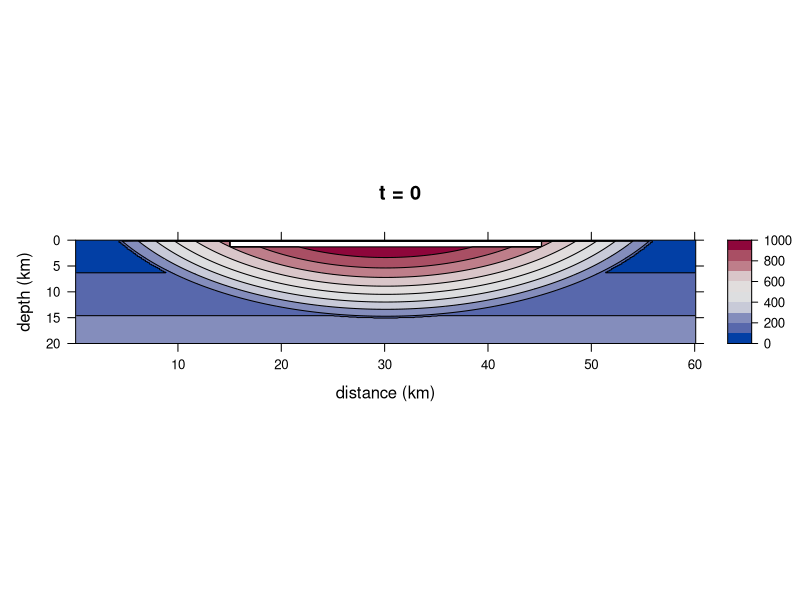

Here is the R script that generated this plot: (Note: a time limit stopped this script after it produced the figure.)
# This script creates a finite difference model of the cooling of a melt sheet
# caused by an impact.
# In this case we model the cooling of the Morokweng melt sheet.
# This code is designed to run in R.
# Updated 2020.10.30 CH

## SETUP -----------------------------------------------------------------------

# Clear all from workspace/environment.
  # rm(list = ls())

# Install and load required packages.
  # Install and load lattice for plotting results.
  if(!require(lattice)){install.packages("lattice")}
  library(lattice)
  # Install and load grDevices for plot color schemes.
  if(!require(grDevices)){install.packages("grDevices")}
  library(grDevices)


## SET MODEL DIMENSIONS --------------------------------------------------------

# Define grid size and node spacing for the model.

# Define size of model domain. 
  x.size <- 60000  # [m]
  z.size <- 20000  # [m]
# Set resolution (number of nodes).  
  x.num <- 300
  z.num <- 200 
# Define stepsize.
  dx <- x.size / (x.num - 1)  # [m] 
  dz <- z.size / (z.num - 1)  # [m]  
# Create vectors of node locations.
  x <- seq(from = 0, to = x.size, by = dx)  # [m]
  z <- seq(from = 0, to = z.size, by = dz)  # [m]


## SET MODEL PARAMETERS --------------------------------------------------------

# Define material properties and initialize arrays for the model area and for
# the melt sheet. 
# All temperatures in °C should be converted to K before running the model.

# Set and calculate constants.
# Set latent heat of fusion of diopside.
  # Suggested value: 421000 J/kg; Abramov and Kring (2007)
  L <- 421000  # [J/kg] 
# Set liquidus temperature.
  # Suggested value: 1195°C from MELTS modeling.
  T.liquidus.C <- 1195  # [°C]
  T.liquidus <- T.liquidus.C + 273.15  # [K]
# Set solidus temperature.
  # Suggested value: 796°C from MELTS modeling.
  T.solidus.C <- 796  # [°C]
  T.solidus <- T.solidus.C + 273.15  # [K]
# Set Zr saturation temperature from MELTS modeling.
  T.Zrsat.C <- 880  # [°C]
# Set heat capacity with no latent heat.
  # Suggested value: 1000 J/(kg/K), heat capacity of basement, melt, breccia; 
  # Abramov and Kring (2007)
  Cp.nolatent <- 1000  # [J/(kg*K)]
# Set initial heat capacity.
  Cp.initial <- matrix(data = Cp.nolatent, nrow = x.num, 
                       ncol = z.num)  # [J/(kg*K)]
# Calculate heat capacity accounting for latent heat of fusion.
  # Suggested value: 3339 J/(kg*K); Abramov and Kring (2007)
  Cp.prime <- Cp.initial + (L / (T.liquidus - T.solidus))  # [J/(kg*K)]
# Initialize matrix for initial model setup below.
  Cp.0 <- Cp.initial  
# Set thermal conductivity.
  # Suggested value: 2.5 W/(m*K), thermal conductivity of basement, melt, 
  # breccia; Abramov and Kring (2007)
  k <- matrix(data = 2.5, nrow = x.num, ncol = z.num)  #[W/(m*K)]
# Set heat productiion.
  # Suggested value: 2.2e-6 is average A value from Jones (1988), table 6
  A <- matrix(data = 2.2e-6, nrow = x.num, ncol = z.num)  # [W/(m^3)]
# Set density.
  # Suggested value: 2700 kg/(m^3), density of basement, melt, breccia; 
  # Abramov and Kring (2007)
  rho <- matrix(data = 2700, nrow = x.num, ncol = z.num)  # [kg/(m^3)]
# Calculate thermal diffusivity.
  Kappa <- k / (rho * Cp.nolatent)   # [(m^2)/s]
  Kappa.min <- min(Kappa)  # [(m^2)/s] 
# Set tectonic uplift rate.
  # We assumed no tectonic uplift. 
  U <- matrix(data = 0, nrow = x.num, ncol = z.num)  # [m/s]
# Set geothermal gradient.
  # Suggested value: 12 K/km, low end of gradient from Jones (1992) 
  a.Kkm <- 12  # [K/km]
  a <- a.Kkm / 1000  # [K/m]

# Define time step.
  dt.max.x <- (dx ^ 2) / (6 * Kappa.min)  # [s] 
  dt.max.z <- (dz ^ 2) / (6 * Kappa.min)  # [s] 
  dt.min <- min(dt.max.x, dt.max.z)
  dt.yr <- dt.min * 3.17098e-8 # [yr]
  dt <- dt.min
# Choose our own dt (has to be bigger than dt.min).
  dt.choice.yr <- 100  # [yr] 
  dt <- dt.choice.yr / 3.17098e-8  # [s]

# Set material properties of the melt sheet.
# Set the temperature of melt sheet.
  # Suggested value: 2370°C; Timms et al. (2017)  
  # Another option: 1700°C; Abramov and Kring (2007)
  T.meltsheet.C <- 2370  # [°C]
  T.meltsheet <- T.meltsheet.C + 273.15  # [K]
# Set dimensions of melt sheet.
  meltsheetdiameter <- 30000  # [m]
  meltsheetvolume <- 800  # [km^3]
# Calculate melt sheet thickness.
  meltsheetvolume.m3 <- meltsheetvolume * (1000 ^ 3)
  meltsheetthickness <- meltsheetvolume.m3 / 
    (((meltsheetdiameter / 2) ^ 2) * pi)  # [m]
# Find the position of the melt sheet in the modeling domain,
  # If the melt sheet is centered in the x direction in the model, find the 
  # position in meters along the x axis of the left (start) and right (end) 
  # sides of the meltsheet.
  xstart.melt <- mean(x) - (meltsheetdiameter / 2)  # [m]
  xend.melt <- mean(x) + (meltsheetdiameter / 2)  # [m]
  # Find the index in the vector that corresponds to the positions above.
  xstart.melt.index <- which(abs(x - xstart.melt) == min(abs(x - xstart.melt)))
  xend.melt.index <- which(abs(x - xend.melt) == min(abs(x - xend.melt)))
  # Find the z positions of the melt sheet. Make the melt sheet start on the 
  # second row of the matrix, below the air layer.
  zstart.melt.index <- 2 
  # If the melt sheet is meltsheetthickness and starts at the second row of the
  # model, find the index that corresponds to the bottom of the melt sheet.
  zend.melt <- z[2] + meltsheetthickness
  zend.melt.index <- round(zend.melt / dz, digits = 0)
  # Rename zend.melt for clarity later on.
  base.MS <- zend.melt / 1000  # [km]
# Input the sample height above base of melt sheet.
  M3.1 <- 0.7532
  M3.2 <- 0.4696
  M3.3 <- 0.2596
  M3.4 <- 0.1701
  M3.6 <- 0.1050
  
# Set a value for the air (surface) temperature.
  T.surface.C <- 25  # [°C]
  T.surface <- T.surface.C + 273.15  # [K]
  
# # Save table of parameters as a .csv file. Uncomment if needed.
# # Create and populate a data frame of model parameters (MP).
#   MP <- as.data.frame(matrix(data = NA, nrow = 1, ncol = 3))
#   colnames(MP) <- c("Variable", "Units", "Value")
#   # Model domain and resolution.
#   MP[1, ]  <- c("Model domain and resolution", "", "")
#   MP[2, ]  <- c("Modeled domain, distance", "km", x.size / 1000)
#   MP[3, ]  <- c("Model step size, distance", "m", round(dx, digits = 1))
#   MP[4, ]  <- c("Modeled domain, depth", "km", z.size / 1000)
#   MP[5, ]  <- c("Model step size, depth", "m", round(dz, digits = 1))
#   MP[6, ]  <- c("Model time step", "years", round(dt.choice.yr, digits = 1))
#   # Melt sheet size.
#   MP[7, ]  <- c("Melt sheet dimensions", "", "")
#   MP[8, ]  <- c("Melt sheet diameter", "km", meltsheetdiameter / 1000)
#   MP[9, ]  <- c("Melt sheet volume", "km^3", meltsheetvolume)
#   MP[10, ] <- c("Melt sheet thickness", "km", round(meltsheetthickness / 1000, digits = 2))
#   # Melt sheet and basement rock properties.
#   MP[11, ] <- c("Physical properties of basement and melt sheet", "", "")
#   MP[12, ] <- c("Geothermal gradient", "°C/km", a.Kkm)
#   MP[13, ] <- c("Latent heat of fusion of diopside", "J/kg", L)
#   MP[14, ] <- c("Heat capacity, no latent heat effects", "J/(kg*K)", Cp.nolatent)
#   MP[15, ] <- c("Heat capacity, accounting for latent heat of fusion", "J/(kg*K)", round(Cp.prime[1, 1], digits = 1))
#   MP[16, ] <- c("Thermal conductivity", "W/(m*K)", k[1, 1])
#   MP[17, ] <- c("Heat production, basement and melt sheet", "W/(m^3)", A[1, 1])
#   MP[18, ] <- c("Density, basement and melt sheet", "kg/(m^3)", rho[1,1])
#   MP[19, ] <- c("Thermal diffusivity, basement and melt", "(m^2)/s", round(Kappa[1, 1], digits = 7))
#   MP[20, ] <- c("Tectonic uplift", "m/s", U[1, 1])
#   # Temperatures.
#   MP[21, ] <- c("Temperatures", "", "")
#   MP[22, ] <- c("Temperature, melt sheet at time = 0", "°C", T.meltsheet.C)
#   MP[23, ] <- c("Temperature, surface", "°C", T.surface.C)
#   MP[24, ] <- c("Temperature, liquidus", "°C", T.liquidus.C)
#   MP[25, ] <- c("Temperature, solidus", "°C", T.solidus.C)
#   MP[26, ] <- c("Temperature, Zr saturation", "°C", T.Zrsat.C)
# # Write table to csv. Change path for your working directory.
#   write.csv(MP, file = "Morokweng Results/ModelParameters_2020.05.28.csv")
  

## INITIAL T DISTRIBUTION ------------------------------------------------------

# Set up an initial condition of an instantaneously emplaced melt sheet at an 
# elevated temperature and a central uplift region.

# Initialize a matrix for initial temperature conditions.
  T.0 <- matrix(data = 0, nrow = x.num, ncol = z.num)  # [K]
# Assign the first row of the initial matrix to be the air temperature.
  T.0[ , 1] <- T.surface  # [K] 
# Make a geotherm for the initialization matrix.
  for (i in 2:z.num) {
    T.0[ , i] <- T.0[1, 1] + a * z[i]
  }
  
# Elevate the temperature at central uplift.
  # Elevate the temperature at the central uplift by creating an ellipse with a
  # temperature gradient that is centered above the model domain (in the sky).
  # Here we used a large circle with a diameter two times larger than the melt 
  # sheet diameter, centered above the melt sheet. We scaled the temperature by 
  # position from center of ellipse and replaced these temperatures on relevant
  # nodes of the T.0 initialization matrix.
  for (i in 1:x.num) {
    for (j in 1:z.num) {
      # Calculate the value at the node to determine if it inside or outside the 
      # ellipse.
      node.value <- (((x[[i]] - mean(x))^2) / ((meltsheetdiameter)^2)) + 
        (((z[[j]] - (-meltsheetdiameter / 2))^2) / ((meltsheetdiameter) ^ 2))
      # Assign a value to the uplift matrix that depends on whether the node is
      # inside out outside the uplift ellipse.
      if (node.value <= 1) {
        # Inside the ellipse, scale the temperature position to decrease from 
        # center of ellipse. 
        T.0[i, j] <- 1600 + -node.value * 1150
      } else {
        # Outside the ellipse, keep the geotherm the same temperature.
        T.0[i, j] <- T.0[i, j] 
      }
    }
  }
# Check to see how the uplift geometry and scaling looks (uncomment next line).
  # levelplot(T.0 - 273.15, col.regions = rev(hcl.colors(n = 25, palette = 'Spectral')))

# Emplace the melt sheet on the initial conditions matrix. 
  # Set material properties of the melt sheet.
  for (i in xstart.melt.index:xend.melt.index) {
    for (j in zstart.melt.index:zend.melt.index) {
      T.0[i, j] <- T.meltsheet
      # k[i, j]     <- 3.0    # thermal conductivity, [W/(m*K)]
      # A[i, j]     <- 1e-6   # heat production, [W/(m^3)]
      # rho[i, j]   <- 3300   # density, [kg/(m^3)]
      if (T.0[i, j] < T.liquidus & T.0[i, j] > T.solidus) {
        Cp.0[i, j] <- Cp.initial[i, j]   # heat capacity, [J/(kg*K)]
      } else {
        Cp.0[i, j] <- Cp.prime[i, j]  
      }
      # Kappa[i, j] <- k[i, j] / (rho[i, j] * Cp[i, j])  # [(m^2)/s]
    }
  }
# Reapply air layer to top row of the model to cover the overwriting by the code
# that inserts the central uplift region.
  T.0[, 1] <- T.surface  # [K]

# Plot initial conditions to verify that the model is set up correctly.
levelplot(T.0 - 273.15,
  # Change x and y axis scales and labeling.
  scales = list(x = list(labels = seq(from = 0, to = (x.size / 1000), by = 10)),
              y = list(labels = seq(from = 0, to = (z.size / 1000), by = 5))),
  # Flip y axis so depth increases down.
  ylim = c(200, 0),
  # Add plot labels and title.
  xlab = "distance (km)", 
  ylab = "depth (km)", 
  main = "t = 0",
  # Set the aspect ratio of plot.
  aspect = (z.size / 2) / x.size,
  # Set the color scheme.
  col.regions = hcl.colors(n = 12.5, palette = "Blue-Red"),
  # Turn on contour lines.
  contour = T,
  # Set colorbar limits and density of contour interval on plot.
  # Uncomment the next line to color all temperatures.
  # at = c(seq(0, 2400, length.out = 12.5)))
  # Or, using the next line: color a restricted range of temperatures to better 
  # see the gradient of the central uplift region.
  at = c(seq(0, 1000, length.out = 11)))


## CREATE FUNCTION OF THERMAL MODEL --------------------------------------------

# Make a function to solve the finite difference equation for n time steps.
  RunModel <- function(n.timesteps) {
    # Initialize a list as a container for model returns at different times.
    T.n <- list()
    # Place T.0 in the first position of the T.n list.
    T.n[[1]] <- T.0
    # Initialize a list as a container for model returns at different times.
    Cp <- list()
    # Place T.0 in the first position of the T.n list.
    Cp[[1]] <- Cp.0
    for (t in 1:n.timesteps) {
      # Initialize T.n[[t + 1]]
      T.n[[t + 1]] <- matrix(data = NA, nrow = x.num, ncol = z.num)
      # Initialize Cp[[t + 1]]
      Cp[[t + 1]] <- matrix(data = NA, nrow = x.num, ncol = z.num)
      # Calculate T for interior of T.n[[t + 1]] matrix.
      for (i in 2:(x.num - 1)) {
        for (j in 2:(z.num - 1)) {
          # Set constant T border.
          T.n[[t + 1]][, 1] <- T.n[[1]][1, 1]  # top
          T.n[[t + 1]][, z.num] <- T.n[[1]][x.num, z.num]  # bottom
          T.n[[t + 1]][x.num, ] <- T.n[[t]][x.num, ]  # right
          T.n[[t + 1]][1, ] <- T.n[[1]][1, ]  # left
          # Calculate T in the interior of the model
          T.n[[t + 1]][i, j] <- T.n[[t]][i, j] +
            # conduction term
            ((Kappa[i, j] * dt) * (((T.n[[t]][(i + 1), j] - (2 * T.n[[t]][i, j]) + T.n[[t]][(i - 1), j]) / (dx ^ 2)) + ((T.n[[t]][i, (j + 1)] - (2 * T.n[[t]][i, j]) + T.n[[t]][i, (j - 1)]) / (dz ^ 2) ))) +
            # heat production term
            ((A[i, j] * dt) / (rho[i, j] * Cp[[t]][i, j])) +
            # advection/uplift term
            (U[i, j] * dt * ((T.n[[t]][i, (j + 1)] - T.n[[t]][i, j]) / dz))
        }
      }
      # Calculate Cp based on the most recent run of the model to be used in the
      # next iteration of the model.
      # Set constant Cp border.
      Cp[[t + 1]][1, ] <- Cp.initial[1, ]  # left
      Cp[[t + 1]][x.num, ] <- Cp.initial[x.num, ]  # right
      Cp[[t + 1]][, 1] <- Cp.initial[, 1]  # top
      Cp[[t + 1]][, z.num] <- Cp.initial[, z.num]  # bottom
      # Calculate Cp for interior of the model.
      for (i in 2:(x.num - 1)) {
        for (j in 2:(z.num - 1)) {
          Cp[[t + 1]][i, j] <- ifelse(T.n[[t + 1]][i, j] < T.liquidus && T.n[[t + 1]][i, j] > T.solidus, Cp.prime[i, j], Cp.initial[i, j])
        }
      }
    }
    objects.to.return <- list("T.n" = T.n, "Cp" = Cp)
    return(objects.to.return)
  }


## RUN MODEL -------------------------------------------------------------------

# Solve the finite difference equation for n time steps.
  # Set number of time steps. 
  n <- 800 
  # Run model for n timesteps.
  model.results <- RunModel(n)  
  # Save the model results of temperature to R environment.
  T.n <- model.results$T.n  # [K]

# Save model results to computer. Change path for your working directory.
  # saveRDS(T.n, file = "Morokweng Results/MeltSheet Results_2020.06.23/T.n_1700.RData")
# Load in previous model run results. Change path for your working directory.
  # T.n <- readRDS("Morokweng Results/MeltSheet Results_2020.06.23/T.n_1700.RData")
  
  
## PLOT 2D MODEL RESULTS -------------------------------------------------------

# Make plotting function to plot model results in °C using the lattice package.
  levelplotCH <- function(IterationNumber,
                          x.axis.in.m = x,
                          z.axis.in.m = z,
                          dtyr = dt.yr,
                          xnum = x.num,
                          znum = z.num,
                          xval = x.size,
                          zval = z.size) {
  # Specify dataset by the model iteration number.
  InputMatrix <- T.n[[IterationNumber]]
  # Make plot.                                                
  OutputPlot <- levelplot(InputMatrix - 273.15,
    # Change x and y axis scales and labeling.
    scales = list(x = list(labels = seq(from = 0, to = (xval / 1000), by = 10)),
                  y = list(labels = seq(from = 0, to = (zval / 1000), by = 2))),
    # Flip y axis so depth increases down.
    # Cut off the bottom part of the model because of edge effects.
    ylim = c(100, 0),
    # Add plot labels and title.
    xlab = "distance (km)", # x axis label
    ylab = "depth (km)", # y axis label
    main = paste("t =", (round(((IterationNumber - 1) * dt.choice.yr),
                 digits = 0)) / 1000, "ka", sep = " "),
    # Set the aspect ratio of plot.
    aspect = (zval / 2) / xval,
    # Set the color scheme.
    col.regions = hcl.colors(n = 12.5, palette = "Blue-Red"),
    # Comment out the line above and uncomment the lind below to plot in 
    # grayscale.
    # col.regions = rev(hcl.colors(n = 25, palette = 'Grays')),  
    contour = T,  # Add contour lines.
    # Set colorbar limits and density of contour interval on plot.
    at = c(seq(0, 2400, length.out = 12.5))) 
  return(OutputPlot)
  }

# Make plotting function to plot model results in °C zoomed in on the top four 
# kilometers of the model. See function above for code comments.
  levelplotCHzoom <- function(IterationNumber,
                              x.axis.in.m = x,
                              z.axis.in.m = z,
                              dtyr = dt.yr,
                              xnum = x.num,
                              znum = z.num,
                              xval = x.size,
                              zval = z.size) {
    InputMatrix <- T.n[[IterationNumber]]          
    OutputPlot <- levelplot(InputMatrix - 273.15,
      scales = list(x = list(labels = seq(from = 0, to = (xval / 1000), 
                                          by = 10)),
                    y = list(labels = seq(from = 0, to = (zval / 1000), 
                                          by = 1))),
      ylim = c(40, 0),
      xlab = "distance (km)",
      ylab = "depth (km)",
      main = paste("t =", (round(((IterationNumber - 1) * dt.choice.yr), 
                   digits = 0)) / 1000, "ka", sep = " "),
      aspect = (zval / 2) / xval,
      col.regions = hcl.colors(n = 12.5, palette = "Blue-Red"),
      contour = T,
      at = c(seq(0, 2400, length.out = 12.5)))
    return(OutputPlot)
  }

# Make plotting function to plot model results in °C zoomed in on the top four 
# kilometers of the model with only contour lines, no color. 
# See function above for code comments.
  levelplotCHzoom.nocolor <- function(IterationNumber,
                                      x.axis.in.m = x,
                                      z.axis.in.m = z,
                                      dtyr = dt.yr,
                                      xnum = x.num,
                                      znum = z.num,
                                      xval = x.size,
                                      zval = z.size) {
    InputMatrix <- T.n[[IterationNumber]]                               
    OutputPlot <- levelplot(InputMatrix - 273.15,
      scales = list(x = list(labels = seq(from = 0, to = (xval / 1000), 
                                          by = 10)),
                    y = list(labels = seq(from = 0, to = (zval / 1000), 
                                         by = 1))),
      ylim = c(40, 0),
      xlab = "distance (km)", 
      ylab = "depth (km)",
      main = paste("t =", (round(((IterationNumber - 1) * dt.choice.yr), 
                  digits = 0)) / 1000, "ka", sep = " "),
      aspect = (zval / 2) / xval,
      region = FALSE,
      # col.regions = hcl.colors(n = 12.5, palette = "Blue-Red"),
      contour = T, 
      at = c(seq(0, 2400, length.out = 12.5))) 
    return(OutputPlot)
  }

# Check to see that the model ran correctly and that the plotting functions
# work (uncomment the next lines).
  # levelplotCH(1)
  # levelplotCH(51)
  # levelplotCH(801)
  # levelplotCHzoom(1)
  # levelplotCHzoom(51)
  # levelplotCHzoom(801)
  # levelplotCHzoom.nocolor(1)
  # levelplotCHzoom.nocolor(51)
  # levelplotCHzoom.nocolor(801)

# Output plots as a PDF.
  # pdf("Morokweng Results/MeltSheet Results_2020.06.03/MeltSheet_Morokweng_2D results_2020.06.03.pdf",
  # width = 8.5, height = 11)
  # keyplots <- c(1, 51, 101, 151, 201, 251, 301, 401, 501)
  # levelplotCH(1)
  # for (n in 1:length(keyplots)) {
  #   print(levelplotCHzoom(keyplots[[n]]))
  # }
  # for (n in 1:length(keyplots)) {
  #   print(levelplotCHzoom.nocolor(keyplots[[n]]))
  # }
  # dev.off()


## EXTRACT AND PLOT 1D PROFILE RESULTS FOR M3 ----------------------------------

# Extract 1D results at the location of the M3 borehole.

# Iterate through T.n list, extract temperature values through 70.3% away from 
# the center of  the melt sheet (location of borehole M3), save in list T.1D.  
  # Initialize list to hold center values from T.n matricies.
  T.1D <- list()
  # Find the node location of M3.
  M3 <- round((mean(x) - ((meltsheetdiameter / 2) * 0.703)) / dx, digits = 0)
  # Iterate through all matrices in list T.n to extract temperature values at M3.
  for (i in 1:length(T.n)) {
    T.1D[[i]] <- T.n[[i]][(M3), ]
  }
# Extract key results to plot.
  # Initialize list to hold key results.
  T.1D.lim <- list()
  # Set key results.
  keyresults <- c(1, 51, 101, 151, 201, 251, 301, 401, 501, 601, 701, 801)
  # Iterate through keyresults and save a list of those temperature profiles.
  for (n in 1:length(keyresults)) {
    T.1D.lim[[n]] <- T.1D[[keyresults[[n]]]]
  }

# Plot 1D profile through M3 borehole. 
  plot.new()  
  plot(range(0, 2500), range(0, 4),
       type = "n",
       xlab = "temperature (°C)",
       ylab = "depth (km)",
       ylim = c(4, 0),
       yaxs = "i",
       xlim = c(0, 2500),
       xaxs = "i")
  # Set number of colors based on number of model results being plotted.
  colors <- (hcl.colors(n = length(T.1D.lim), palette = "Spectral"))
  # Add lines.
  for (i in 1:length(T.1D.lim)) {
    tempprofile <- T.1D.lim[[i]] - 273.15
    lines(tempprofile, z / 1000, lwd = 1.75,  col = colors[i])
  }
  # Add title.
  title("1D profile of borehole M3", cex.main = 0.8)
  # Add vertical lines for liquidus and solidus.
  lines(c(T.liquidus.C, T.liquidus.C), c(0, 4), lwd = 2, col = "gray")
  lines(c(T.solidus.C, T.solidus.C), c(0, 4), lwd = 2, col = "gray")
  text(x = T.liquidus.C + 30, y = 3.5, labels = "liquidus", srt = 270)
  text(x = T.solidus.C + 30, y = 3.5, labels = "solidus", srt = 270)
  # Add horizontal lines for sample horizons.
  lines(c(0, 2500), c(base.MS - M3.1, base.MS - M3.1))  # M3-1
  lines(c(0, 2500), c(base.MS - M3.2, base.MS - M3.2))  # M3-2
  lines(c(0, 2500), c(base.MS - M3.3, base.MS - M3.3))  # M3-3
  lines(c(0, 2500), c(base.MS - M3.4, base.MS - M3.4))  # M3-4
  lines(c(0, 2500), c(base.MS - M3.6, base.MS - M3.6))  # M3-6
  lines(c(0, 2500), c(base.MS, base.MS), col = "blue")  # base of melt sheet
  # Add a legend. 
  legend("bottomright", 
         paste(round(((keyresults - 1) * dt.choice.yr), digits = 0) / 1000), 
         cex = 0.8, col = colors, lty = "solid", lwd = 1.75,
         title = "time elapsed (ka)")

# Zoom in on samples to see when each sample passes through the solidus.
  # Extract limited results to plot.
  T.1D.lim2 <- list()
  lim2.iterations <- c(109, 111, 113,  # M3-1
                       179, 181, 183,  # M3-2
                       228, 230, 232,  # M3-3
                       248, 250, 252,  # M3-4
                       264, 265, 266)  # M3-6
  for (n in 1:length(lim2.iterations)){
    T.1D.lim2[[n]] <- T.1D[[lim2.iterations[[n]]]]
  }
  # Make plot.
  plot.new()  
  plot(range(780, 820), range(0.4, 1.2),
       type = "n",
       xlab = "Temperature (°C)",
       ylab = "Depth (km)",
       ylim = c(1.2, 0.4),
       yaxs = "i",
       xlim = c(780, 820),
       xaxs = "i")
  colors <- (hcl.colors(n = length(T.1D.lim2), palette = "Spectral"))
  for (i in 1:length(T.1D.lim2)) {
    tempprofile <- T.1D.lim2[[i]] - 273.15
    lines(tempprofile, z / 1000, type = "l", lwd = 1.75, col = colors[i],
          lty = "solid")
  }
  title("1D profile of borehole M3", cex.main = 0.8)
  lines(c(T.solidus.C, T.solidus.C), c(0, 1.5), lwd = 2, col = "gray")
  text(x = T.solidus.C + 1, y = 0.6, labels = "solidus", srt = 270)  
  lines(c(0, 2500), c(base.MS - M3.1, base.MS - M3.1))  # M3-1
  lines(c(0, 2500), c(base.MS - M3.2, base.MS - M3.2))  # M3-2
  lines(c(0, 2500), c(base.MS - M3.3, base.MS - M3.3))  # M3-3
  lines(c(0, 2500), c(base.MS - M3.4, base.MS - M3.4))  # M3-4
  lines(c(0, 2500), c(base.MS - M3.6, base.MS - M3.6))  # M3-6
  legend("bottomright", paste((lim2.iterations - 1) / 10), cex = 0.8, 
         col = colors, lty = "solid", lwd = 1.75, title = "time elapsed (ka)")
  
# Zoom in on samples to see when each sample passes through the Zr saturation T.
  # Extract limited results to plot.
  T.1D.lim3 <- list()
  lim3.iterations <- c(96, 97, 98,  # M3-1
                       155, 156, 157, 158,  # M3-2
                       195, 196, 197,  # M3-3
                       211, 212, 213,  # M3-4
                       222, 223, 224, 225)  # M3-6
  for (n in 1:length(lim3.iterations)){
    T.1D.lim3[[n]] <- T.1D[[lim3.iterations[[n]]]]
  }
  # Make plot.
  plot.new()  
  plot(range(860, 900), range(0.4, 1.2),
       type = "n",
       xlab = "Temperature (°C)",
       ylab = "Depth (km)",
       ylim = c(1.2, 0.4),
       yaxs = "i",
       xlim = c(860, 900),
       xaxs = "i")
  colors <- (hcl.colors(n = length(T.1D.lim3), palette = "Spectral"))
  for (i in 1:length(T.1D.lim3)) {
    tempprofile <- T.1D.lim3[[i]] - 273.15
    lines(tempprofile, z / 1000, type = "l", lwd = 1.75, col = colors[i],
          lty = "solid")
  }
  title("1D profile of borehole M3", cex.main = 0.8)
  lines(c(T.Zrsat.C, T.Zrsat.C), c(0, 1.5), lwd = 2, col = "gray")
  text(x = T.Zrsat.C + 1, y = 0.6, labels = "Zr saturation", srt = 270)  
  lines(c(0, 2500), c(base.MS - M3.1, base.MS - M3.1))  # M3-1
  lines(c(0, 2500), c(base.MS - M3.2, base.MS - M3.2))  # M3-2
  lines(c(0, 2500), c(base.MS - M3.3, base.MS - M3.3))  # M3-3
  lines(c(0, 2500), c(base.MS - M3.4, base.MS - M3.4))  # M3-4
  lines(c(0, 2500), c(base.MS - M3.6, base.MS - M3.6))  # M3-6
  legend("bottomright", paste((lim3.iterations - 1) / 10), cex = 0.8, 
         col = colors, lty = "solid", lwd = 1.75, title = "time elapsed (ka)")  
  

# Save results from looking at plots.
  relative.ages <- data.frame(sample = c("M3-1", "M3-2", "M3-3", "M3-4", 
    "M3-6"),
    solidus.ka = c(11, 18, 22.9, 24.9, 26.4),
    Zrsat.ka = c(9.6, 15.5, 19.5, 21.1, 22.2),
    UPb.age = c(146.056, 146.060, 146.053, 146.065, 146.018),
    UPb.uncertainty = c(0.018, 0.017, 0.015, 0.014, 0.017),
    strat.pos = c((base.MS - M3.1), (base.MS - M3.2), (base.MS - M3.3),
    (base.MS - M3.4), (base.MS - M3.6)))


## EXTRACT AND PLOT 1D PROFILE RESULTS FOR CENTER OF MELT SHEET ----------------
  
# Extract 1D results through center of 2D model results.
 
# Iterate through T.n list, extract temperature values through center of melt 
# sheet, save in list T.1D.center.
  # Initialize list to hold center values from T.n matricies.
  T.1D.center <- list()
  # Iterate through all matrices in list T.n to extract temperature values at 
  # the center of the melt sheet.
  for (i in 1:length(T.n)) {
    T.1D.center[[i]] <- T.n[[i]][(x.num / 2), ]
  }
# Extract key results to plot.
  # Initialize list to hold key results.
  T.1D.center.lim <- list()
  # Set key results.
  keyresults.center <- c(1, 51, 101, 151, 201, 251, 301, 401, 501, 601, 701, 801)
  # Iterate through keyresults and save a list of those temperature profiles.
  for (n in 1:length(keyresults.center)) {
    T.1D.center.lim[[n]] <- T.1D.center[[keyresults.center[[n]]]]
  }
  
# Plot 1D profile through the center of the melt sheet. 
  plot.new()  
  plot(range(0, 2500), range(0, 4),
       type = "n",
       xlab = "temperature (°C)",
       ylab = "depth (km)",
       ylim = c(4, 0),
       yaxs = "i",
       xlim = c(0, 2500),
       xaxs = "i")
  colors <- (hcl.colors(n = length(T.1D.center.lim), palette = "Spectral"))
  for (i in 1:length(T.1D.center.lim)) {
    tempprofile <- T.1D.center.lim[[i]] - 273.15
    lines(tempprofile, z / 1000, lwd = 1.75,  col = colors[i])
  }
  title("1D profile of center of melt sheet", cex.main = 0.8)
  lines(c(T.liquidus.C, T.liquidus.C), c(0, 4), lwd = 2, col = "gray")
  lines(c(T.solidus.C, T.solidus.C), c(0, 4), lwd = 2, col = "gray")
  text(x = T.liquidus.C + 30, y = 3.5, labels = "liquidus", srt = 270)
  text(x = T.solidus.C + 30, y = 3.5, labels = "solidus", srt = 270)
  lines(c(0, 2500), c(base.MS - 0.7566, base.MS - 0.7566))  # M3-1
  lines(c(0, 2500), c(base.MS - 0.4711, base.MS - 0.4711))  # M3-2
  lines(c(0, 2500), c(base.MS - 0.2599, base.MS - 0.2599))  # M3-3
  lines(c(0, 2500), c(base.MS - 0.1716, base.MS - 0.1716))  # M3-4
  lines(c(0, 2500), c(base.MS - 0.1081, base.MS - 0.1081))  # M3-6
  lines(c(0, 2500), c(base.MS, base.MS), col = "blue")  # base of melt sheet
  lines(c(0, 2500), 
        c(2 * meltsheetthickness / 1000, 2 * meltsheetthickness / 1000), 
        col = "red")  # cutoff for melt availability for the melt sheet system
  legend("bottomright", 
         paste(round(((keyresults.center - 1) * dt.choice.yr), digits = 0) / 1000), 
         cex = 0.8, col = colors, lty = "solid", lwd = 1.75,
         title = "time elapsed (ka)")
  
# Find when 2 * meltsheetthickness passed through the solidus at the center of
# the model.
  T.1D.lim.meltavail <- list()
  lim.meltavail.iterations <- c(652, 653, 654, 655, 656)
  # lim.meltavail.iterations <- c(541, 542, 543, 544, 545, 546)
  for (n in 1:length(lim.meltavail.iterations)){
    T.1D.lim.meltavail[[n]] <- T.1D.center[[lim.meltavail.iterations[[n]]]]
  }
  # Make plot.
  plot.new()  
  plot(range(780, 820), range(2.30, 2.24),
       type = "n",
       xlab = "Temperature (°C)",
       ylab = "Depth (km)",
       ylim = c(2.30, 2.24),
       yaxs = "i",
       xlim = c(780, 820),
       xaxs = "i")
  colors <- (hcl.colors(n = length(T.1D.lim.meltavail), palette = "Spectral"))
  for (i in 1:length(T.1D.lim.meltavail)) {
    tempprofile <- T.1D.lim.meltavail[[i]] - 273.15
    lines(tempprofile, z / 1000, type = "l", lwd = 1.75, col = colors[i],
          lty = "solid")
  }
  title("1D profile of center of melt sheet", cex.main = 0.8)
  lines(c(T.solidus.C, T.solidus.C), c(2.4, 2.1), lwd = 2, col = "gray")
  text(x = T.solidus.C - 1, y = 2.295, labels = "solidus", srt = 270)  
  lines(c(0, 2500), 
        c(2 * meltsheetthickness / 1000, 2 * meltsheetthickness / 1000), 
        col = "red")  # cutoff for melt availability for the melt sheet system
  legend("bottomright", paste((lim.meltavail.iterations - 1) / 10), cex = 0.8, 
         col = colors, lty = "solid", lwd = 1.75, title = "time elapsed (ka)")  
  
  
## PLOT MODEL RESULTS THROUGH TIME FOR EACH SAMPLE -----------------------------
  
# Extract a temperature value for each time step (each matrix in the T.n list)
# at a given depth and distance from the center of the melt sheet (sample 
# location).
  # Initialize matrix to hold temperature values from T.n matricies for all 
  # samples.
  T.M3 <- matrix(data = NA,
                 nrow = 5, # a row for each sample  
                 ncol = length(T.n))  # a column for each time step
  # Rename T.M3 rows by sample.
  rownames(T.M3) <- c("M3-1", "M3-2", "M3-3", "M3-4", "M3-6")
# Determine which row of the model (z axis) results matrices corresponds to each
# sample depth.
  # Initialize vector to hold sample depths.
  z.samples <- vector()
  # Find nodal depth of M3-1.
  z.samples[[1]] <- round(((base.MS - M3.1) * 1000) / dz, digits = 0)  # M3-1
  z.samples[[2]] <- round(((base.MS - M3.2) * 1000) / dz, digits = 0)  # M3-2
  z.samples[[3]] <- round(((base.MS - M3.3) * 1000) / dz, digits = 0)  # M3-3
  z.samples[[4]] <- round(((base.MS - M3.4) * 1000) / dz, digits = 0)  # M3-4
  z.samples[[5]] <- round(((base.MS - M3.6) * 1000) / dz, digits = 0)  # M3-6
# Iterate through T.n list, extract T values at the M3 borehole for each sample,
# save in matrix T.M3.
  for (n in 1:length(z.samples)) {
    for (i in 1:length(T.n)) {
      T.M3[n, i] <- T.n[[i]][M3, z.samples[[n]]]
    }
  }
# Make a vector of values for x axis.
  xax.M3 <- vector()
  xax.M3 <- 0:(length(T.n) - 1)
  xax.M3 <- xax.M3 * dt.choice.yr / 1000 # ka
# Add a row to T.M3 of time in ka.
  T.M3 <- rbind(T.M3, xax.M3)
  rownames(T.M3)[6] <- "elapsed time (ka)"

# Plot T-t path for each sample with a zoomed in inset plot.
  plot.new()
  par(fig = c(0, 1, 0, 1))
  plot(range(0, 80), range(0,2500),
       type = "n",
       xlab = "elapsed time (ka)",
       ylab = "temperature (°C)",
       xaxs = "i",
       yaxs = "i")
  colors <- (hcl.colors(n = (dim(T.M3)[1] - 1), palette = "Temps"))
  for (i in 1:((dim(T.M3)[1]) - 1)) {
    lines(x = T.M3[6, ], y = T.M3[i, ] - 273.15,
          type = "l", lwd = 1.75, col = colors[i], lty = "solid")
  }
  title("Time-temperature path of M3 borehole samples", cex.main = 0.8)
  lines(c(0, 80), c(T.liquidus.C, T.liquidus.C), lwd = 2, col = "gray")
  lines(c(0, 80), c(T.solidus.C, T.solidus.C), lwd = 2, col = "gray")
  text(x = 60, y = T.liquidus.C + 30, labels = "liquidus")
  text(x = 60, y = T.solidus.C + 30, labels = "solidus")
  legend("bottomleft", rownames(T.M3)[1:((dim(T.M3)[1]) - 1)], 
         cex = 0.8, col = colors, lty = "solid", lwd = 1.75, title = "sample")
  # Make inset figure.
  par(fig = c(0.25, 1, 0.5, 1), new = TRUE)
  plot(range(5, 30), range(700,900),
       type = "n",
       xlab = "elapsed time (ka)",
       ylab = "temperature (°C)",
       xaxs = "i",
       yaxs = "i")
  colors <- (hcl.colors(n = (dim(T.M3)[1] - 1), palette = "Temps"))
  for (i in 1:((dim(T.M3)[1]) - 1)) {
    lines(x = T.M3[6, ], y = T.M3[i, ] - 273.15,
          type = "l", lwd = 1.75,col = colors[i], lty = "solid")
  }
  lines(c(5, 30), c(T.solidus.C, T.solidus.C), lwd = 2, col = "gray")
  text(x = 27, y = T.solidus.C + 5, labels = "solidus")

  
## PLOT U-Pb VS. THERMAL MODEL AGES WITH DEPTH ---------------------------------
  
# Use relative.ages data frame to plot time-depth plots for U-Pb weighted mean 
# ages and thermal model ages
  
# Find thermal model anchoring point (mean variance of upper four samples).
  anchor.model <- mean(relative.ages$solidus.ka[1:4])
# Find U-Pb anchoring point of upper four samples.
  # anchor.UPb.simple <- mean(relative.ages$UPb.age[1:4])
  # Find max and min ages of y axis.
  max.age <- max(relative.ages$UPb.age[1:4]) + 
    5 * median(relative.ages$UPb.uncertainty[1:4])
  min.age <- min(relative.ages$UPb.age[1:4]) - 
    5 * median(relative.ages$UPb.uncertainty[1:4])
  # Use compound.prob function to create a summed pdf from min.age to max.age.
  # INPUTS:      ages = a vector of ages
  #              sigs = a vector of 2 sigma uncertainties
  # OUTPUTS:     P    = probability values
  compound.prob <- function(ages, sigs){
    # Divide 2 sigma uncertainties to get 1 sigma uncertainties.
    sigs1 <- sigs / 2  
    x <- seq(min(min.age), max(max.age), length = ((max.age - min.age) * 100))  
    interval <- matrix(0, nrow = length(x), ncol = length(ages))
    for (i in 1:length(ages)) {
      interval[, i] <- dnorm(x, ages[i], 
                             sigs1[i]) / length(ages) * mean(diff(x))
    }
    P <- data.frame(x = x,probability = apply(interval, 1, sum))
    return(P)
  }
  # Calculate summed PDFs of weighted mean ages the compound.prob function.
  P <- compound.prob(relative.ages$UPb.age[1:4], 
                     relative.ages$UPb.uncertainty[1:4]) 
  # Scale the column by the max value in the column so the y axis will have a 
  # max value of 1.
  P$probability.scaled <- P$probability / max(P$probability) 
# Make plot of summed pdf to visualize.
  plot.new()  
  par(fig = c(0, 1, 0, 1))
  plot(range(145.98, 146.1), range(0, 2),
       type = "n",
       xlab = "age (Ma)",
       ylab = "relative probability",
       ylim = c(0, 1.1),
       yaxs = "i",
       xlim = c(146.1, 145.98),
       xaxs = "i")
  lines(x = P$x,
        y = P$probability.scaled,
        lwd = 2,
        col = "blue")
  title("Summed PDF of weighted mean U-Pb ages",
        cex.main = 0.8)
# Find mean of variance of weighted mean U-Pb ages and uncertainties.
  anchor.UPb <- P[(match(max(P$probability.scaled), P$probability.scaled)), 1]
  
# Make plot of U-Pb ages by stratigraphic height.
  plot.new()
  plot(range(145.98, 146.1), range(0.2, 1.4),
       type = "n",
       xlab = "time (Ma)",
       ylab = "stratigraphic position of samples",
       xaxs = "i",
       yaxs = "i",
       ylim = c(1.4, 0.2),
       xlim = c(146.1, 145.98))
  # Set number of colors based on number of model results being plotted.
  colors <- (hcl.colors(n = 5, palette = "Temps"))
  # Add error bars for U-Pb ages.
  arrows(relative.ages$UPb.age - 
           relative.ages$UPb.uncertainty, relative.ages$strat.pos,
         relative.ages$UPb.age + 
           relative.ages$UPb.uncertainty, relative.ages$strat.pos,
         length = 0.05, angle = 90, code = 3)
  # Add line with points for U-Pb time.
  lines(x = relative.ages$UPb.age, y = relative.ages$strat.pos)
  points(x = relative.ages$UPb.age, y = relative.ages$strat.pos,
         pch = 22, lwd = 0.5, col = "black", cex = 1, bg = colors)
  # Add anchor line.
  lines(x = c(anchor.UPb, anchor.UPb), y = c(0.2, 1.4))
  
# Make plot of solidus thermal model ages by stratigraphic height.
  # Need to cover range from 146.10 to 145.98 Ma (0.12 Ma)
  plot.new()
  plot(range(0, 0.12), range(0.2, 1.4),
       type = "n",
       xlab = "time (Ma)",
       ylab = "stratigraphic position of samples",
       xaxs = "i",
       yaxs = "i",
       ylim = c(1.4, 0.2),
       xlim = c(0, 0.12))
  # Set number of colors based on number of model results being plotted.
  colors <- (hcl.colors(n = 5, palette = "Temps"))
  # Add line with points for U-Pb time.
  lines(x = relative.ages$solidus.ka / 1000, y = relative.ages$strat.pos)
  points(x = relative.ages$solidus.ka / 1000, y = relative.ages$strat.pos,
         pch = 21, lwd = 0.5, col = "black", cex = 1, bg = colors)
  # Add anchor line.
  lines(x = c(anchor.model / 1000, anchor.model / 1000), y = c(0.2, 1.4))
  
# Make plot of Zr saturation thermal model ages by stratigraphic height.
  # Need to cover range from 146.10 to 145.98 Ma (0.12 Ma)
  plot.new()
  plot(range(0, 0.12), range(0.2, 1.4),
       type = "n",
       xlab = "time (Ma)",
       ylab = "stratigraphic position of samples",
       xaxs = "i",
       yaxs = "i",
       ylim = c(1.4, 0.2),
       xlim = c(0, 0.12))
  # Set number of colors based on number of model results being plotted.
  colors <- (hcl.colors(n = 5, palette = "Temps"))
  # Add line with points for U-Pb time.
  lines(x = relative.ages$Zrsat.ka / 1000, y = relative.ages$strat.pos)
  points(x = relative.ages$Zrsat.ka / 1000, y = relative.ages$strat.pos,
         pch = 21, lwd = 0.5, col = "black", cex = 1, bg = colors)
  # Add anchor line.
  lines(x = c(anchor.model / 1000, anchor.model / 1000), y = c(0.2, 1.4))

  
